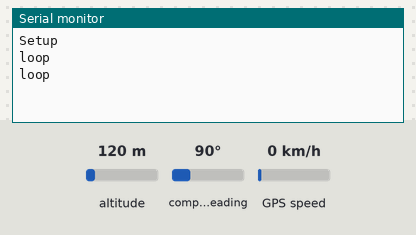
The sketch below on a simulated Arduino Uno, built with avr-gcc and run on an emulated ATmega328P. On the bench: the last lines printed to the serial monitor. The test bench sets the inputs (shaded band); at power-on: GPS speed 0 km/h, altitude 120 m, compass heading 90°. The GPS gets a fix after 3 s at 37.7749, -122.4194 with 8 satellites.

Above: at 1.2 s.
1.3 s: GPS speed set to 30 km/h
At 2.7 s:
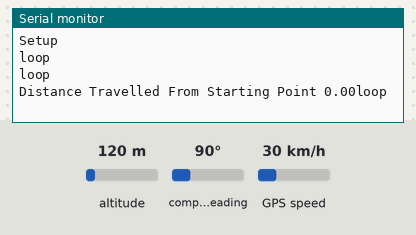
4.5 s: GPS speed set to 60 km/h
At 5.8 s:
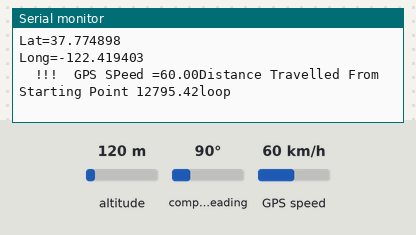

The sketch:

gpsTest2Aril2018_distance.ino
```cpp
#include <SoftwareSerial.h>
#include "TinyGPS.h"

TinyGPS gps;
//
int unoRxPin = 10; // connected to TX pin of the GPS
int unoTxPin = 11; // connected to RX pin of the GPS
SoftwareSerial ss(unoRxPin, unoTxPin);

float homeLat ;float homeLon ;

int startPoint = 0;

int backLight = 13;    // pin 13 will control the backlight
//
long startMillis;
long secondsToFirstLocation = 0;

float flat = 0;
float flon = 0;
float gpsSpeed = 0;

void setup() {
  Serial.begin(115200);
Serial.println("Setup");
  ss.begin(9600);

} // setup ends here

void loop() {

Serial.println("loop");
    bool newData = false;
    unsigned long chars = 0;
    unsigned short sentences, failed;

    // For one second we parse GPS data and report some key values
    for (unsigned long start = millis(); millis() - start < 1000;)
    {
      while (ss.available())
      {
        int c = ss.read();
        ++chars;
        if (gps.encode(c)) // Did a new valid sentence come in?
          newData = true;
      }
    }

    if (newData)
    {
      // we have a location fix so output the lat / long and time to acquire
      if (secondsToFirstLocation == 0) {
        secondsToFirstLocation = (millis() - startMillis) / 1000;
      }


      unsigned long age;
      gps.f_get_position(&flat, &flon, &age);
      gpsSpeed = gps.f_speed_kmph();


      // lcd2.setCursor(0, 0);          // set cursor to column 0, row 0 (the first row)
      Serial.print("Lat=");
      Serial.println(flat == TinyGPS::GPS_INVALID_F_ANGLE ? 0.0 : flat, 6);

      //

      Serial.print("Long=");
      Serial.println(flon == TinyGPS::GPS_INVALID_F_ANGLE ? 0.0 : flon, 6);
      Serial.print("  !!!  GPS SPeed =");
      Serial.print(gpsSpeed);
      if(startPoint==0){
         homeLat =flat ; homeLon=flon ;
        }
      if (chars == 0) {
               Serial.print("No GPS: check wiring");
      }
      else if (secondsToFirstLocation == 0) {
        // if you have received some chars but not yet got a fix then indicate still searching and elapsed time

        long seconds = (millis() - startMillis) / 1000;

       for (int i = 0; i < seconds % 4; ++i) {
         // lcd2.print(".");
        }


      }
    }

   if(startPoint>0){
   float distanceSoFar =  distanceInKmBetweenEarthCoordinates(homeLat, homeLon, flat, flon);
   Serial.print("Distance Travelled From Starting Point ");
     Serial.print(distanceSoFar);
   }
   startPoint++;
}

float degreesToRadians(float degrees) {
  return degrees * PI / 180;
}

float distanceInKmBetweenEarthCoordinates(float lat1 ,float lon1 , float lat2 ,float lon2) {
  float earthRadiusKm = 6371;

  float dLat = degreesToRadians(lat2-lat1);
  float dLon = degreesToRadians(lon2-lon1);

  lat1 = degreesToRadians(lat1);
  lat2 = degreesToRadians(lat2);

  float a = sin(dLat/2) * sin(dLat/2) +
          sin(dLon/2) * sin(dLon/2) * cos(lat1) * cos(lat2);
  float c = 2 * atan2(sqrt(a), sqrt(1-a));
  return earthRadiusKm * c;
}
```

Measured:
- after the input at 4.5 s, the serial monitor: prints a new line after 0.55 s (image 2)
